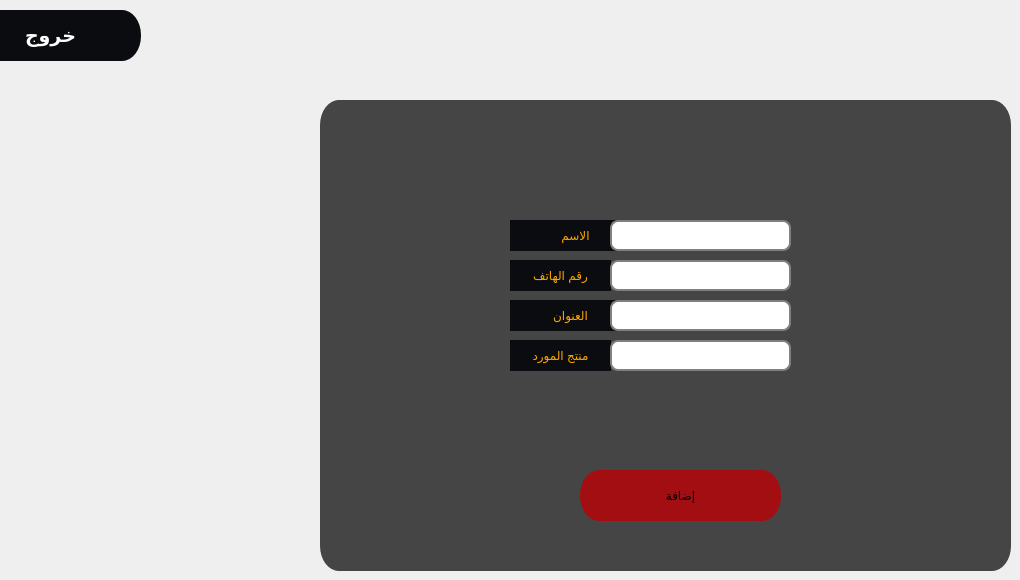
    <widget class="QWidget" name="tab_10">
     <attribute name="title">
      <string>Page</string>
     </attribute>
     <widget class="QFrame" name="frame_menu_28">
      <property name="enabled">
       <bool>true</bool>
      </property>
      <property name="geometry">
       <rect>
        <x>320</x>
        <y>100</y>
        <width>691</width>
        <height>471</height>
       </rect>
      </property>
      <property name="whatsThis">
       <string>&lt;html&gt;&lt;head/&gt;&lt;body&gt;&lt;p&gt;&lt;img src=&quot;:/pt/pos.png&quot;/&gt;&lt;/p&gt;&lt;/body&gt;&lt;/html&gt;</string>
      </property>
      <property name="styleSheet">
       <string notr="true">
QFrame{
	border-radius: 19px solid;
	background-color: qlineargradient(spread:pad, x1:1, y1:1, x2:1, y2:1, stop:1 rgba(0, 0, 0, 181));
}
QFrame:hover{
	border-left:3px solid rgb(255, 242, 0);
	border-bottom:3px solid rgb(255, 242, 0);
    border-top:3px solid rgb(255, 190, 0);
	border-right:3px solid rgb(255, 190, 0);
	

}</string>
      </property>
      <property name="frameShape">
       <enum>QFrame::StyledPanel</enum>
      </property>
      <property name="frameShadow">
       <enum>QFrame::Raised</enum>
      </property>
      <widget class="QPushButton" name="saveBtn_10">
       <property name="geometry">
        <rect>
         <x>260</x>
         <y>370</y>
         <width>201</width>
         <height>51</height>
        </rect>
       </property>
       <property name="styleSheet">
        <string notr="true">QPushButton{
	border-radius: 19px solid;
	border-bottom:0px solid rgb(171, 16, 20);
    border-top:0px solid rgb(171, 16, 20);
	
	background-color: rgb(163, 14, 18);


  

}

QPushButton:hover{
	border: 7px solid qlineargradient(spread:pad, x1:1, y1:1, x2:1, y2:1, stop:1 rgba(0, 0, 0, 0));
	border-radius: 19px solid;
	border-bottom:0px solid rgb(171, 16, 20);
    border-top:0px solid rgb(171, 16, 20);
	



   background-color:rgb(237, 28, 47);

	


}
QPushButton:pressed{
	color:rgb(255, 205, 0);

   background-color:rgb(189, 22, 37);
}</string>
       </property>
       <property name="text">
        <string>إضافة</string>
       </property>
       <property name="icon">
        <iconset resource="../../Desktop/pt.qrc">
         <normaloff>:/pt/add-user.png</normaloff>:/pt/add-user.png</iconset>
       </property>
       <property name="iconSize">
        <size>
         <width>33</width>
         <height>33</height>
        </size>
       </property>
      </widget>
      <widget class="QLabel" name="label_11">
       <property name="geometry">
        <rect>
         <x>190</x>
         <y>120</y>
         <width>131</width>
         <height>31</height>
        </rect>
       </property>
       <property name="styleSheet">
        <string notr="true">background-color: rgb(11, 12, 15);
color: rgb(255, 165, 0);
border: none;</string>
       </property>
       <property name="text">
        <string>الاسم</string>
       </property>
       <property name="alignment">
        <set>Qt::AlignCenter</set>
       </property>
      </widget>
      <widget class="QLabel" name="label_12">
       <property name="geometry">
        <rect>
         <x>190</x>
         <y>160</y>
         <width>101</width>
         <height>31</height>
        </rect>
       </property>
       <property name="styleSheet">
        <string notr="true">background-color: rgb(11, 12, 15);
color: rgb(255, 165, 0);
border: none;</string>
       </property>
       <property name="text">
        <string>رقم الهاتف</string>
       </property>
       <property name="alignment">
        <set>Qt::AlignCenter</set>
       </property>
      </widget>
      <widget class="QLabel" name="label_13">
       <property name="geometry">
        <rect>
         <x>190</x>
         <y>200</y>
         <width>121</width>
         <height>31</height>
        </rect>
       </property>
       <property name="styleSheet">
        <string notr="true">background-color: rgb(11, 12, 15);
color: rgb(255, 165, 0);
border: none;</string>
       </property>
       <property name="text">
        <string>العنوان</string>
       </property>
       <property name="alignment">
        <set>Qt::AlignCenter</set>
       </property>
      </widget>
      <widget class="QLabel" name="label_14">
       <property name="geometry">
        <rect>
         <x>190</x>
         <y>240</y>
         <width>101</width>
         <height>31</height>
        </rect>
       </property>
       <property name="styleSheet">
        <string notr="true">background-color: rgb(11, 12, 15);
color: rgb(255, 165, 0);
border: none;</string>
       </property>
       <property name="text">
        <string>منتج المورد</string>
       </property>
       <property name="alignment">
        <set>Qt::AlignCenter</set>
       </property>
      </widget>
      <widget class="QLineEdit" name="lineEdit_26">
       <property name="geometry">
        <rect>
         <x>290</x>
         <y>120</y>
         <width>181</width>
         <height>31</height>
        </rect>
       </property>
       <property name="styleSheet">
        <string notr="true">QLineEdit {
padding: 1px;
border-style: solid;
border: 2px solid gray;
border-radius: 8px;
color: rgb(255, 255, 255);

}</string>
       </property>
      </widget>
      <widget class="QLineEdit" name="lineEdit_27">
       <property name="geometry">
        <rect>
         <x>290</x>
         <y>160</y>
         <width>181</width>
         <height>31</height>
        </rect>
       </property>
       <property name="styleSheet">
        <string notr="true">QLineEdit {
padding: 1px;
border-style: solid;
border: 2px solid gray;
border-radius: 8px;
color: rgb(255, 255, 255);

}</string>
       </property>
      </widget>
      <widget class="QLineEdit" name="lineEdit_28">
       <property name="geometry">
        <rect>
         <x>290</x>
         <y>200</y>
         <width>181</width>
         <height>31</height>
        </rect>
       </property>
       <property name="styleSheet">
        <string notr="true">QLineEdit {
padding: 1px;
border-style: solid;
border: 2px solid gray;
border-radius: 8px;
color: rgb(255, 255, 255);

}</string>
       </property>
      </widget>
      <widget class="QLineEdit" name="lineEdit_37">
       <property name="geometry">
        <rect>
         <x>290</x>
         <y>240</y>
         <width>181</width>
         <height>31</height>
        </rect>
       </property>
       <property name="styleSheet">
        <string notr="true">QLineEdit {
padding: 1px;
border-style: solid;
border: 2px solid gray;
border-radius: 8px;
color: rgb(255, 255, 255);

}</string>
       </property>
      </widget>
     </widget>
     <widget class="QPushButton" name="btn_exit_to_app_13">
      <property name="enabled">
       <bool>true</bool>
      </property>
      <property name="geometry">
       <rect>
        <x>-40</x>
        <y>10</y>
        <width>181</width>
        <height>51</height>
       </rect>
      </property>
      <property name="font">
       <font>
        <family>Hack</family>
        <pointsize>14</pointsize>
        <weight>75</weight>
        <bold>true</bold>
       </font>
      </property>
      <property name="cursor">
       <cursorShape>PointingHandCursor</cursorShape>
      </property>
      <property name="contextMenuPolicy">
       <enum>Qt::DefaultContextMenu</enum>
      </property>
      <property name="layoutDirection">
       <enum>Qt::LeftToRight</enum>
      </property>
      <property name="styleSheet">
       <string notr="true">QPushButton{
	border-radius: 19px solid;
	border-bottom:0px solid rgb(171, 16, 20);
    border-top:0px solid rgb(171, 16, 20);
	
	background-color: rgb(11, 12, 15);
	color: rgb(255, 255, 255);


  

}

QPushButton:hover{
	border: 70px solid qlineargradient(spread:pad, x1:1, y1:1, x2:1, y2:1, stop:1 rgba(0, 0, 0, 0));
   border-radius: 20px solid;
	border-right:18px;
	border-bottom:1px solid  rgb(237, 28, 45);
    border-top:1px solid rgb(237, 28, 46) ;
   background-color:rgb(237, 28, 47);

	


}
QPushButton:pressed{
	color:rgb(255, 205, 0);
   border-radius: 20px solid;
	border-right:18px;
	border-bottom:1px solid  rgb(237, 28, 45);
    border-top:1px solid rgb(237, 28, 46) ;
   background-color:rgb(189, 22, 37);
}</string>
      </property>
      <property name="text">
       <string>خروج</string>
      </property>
      <property name="icon">
       <iconset resource="../../Desktop/pt.qrc">
        <normaloff>:/pt/logout.png</normaloff>:/pt/logout.png</iconset>
      </property>
      <property name="iconSize">
       <size>
        <width>40</width>
        <height>50</height>
       </size>
      </property>
     </widget>
    </widget>
